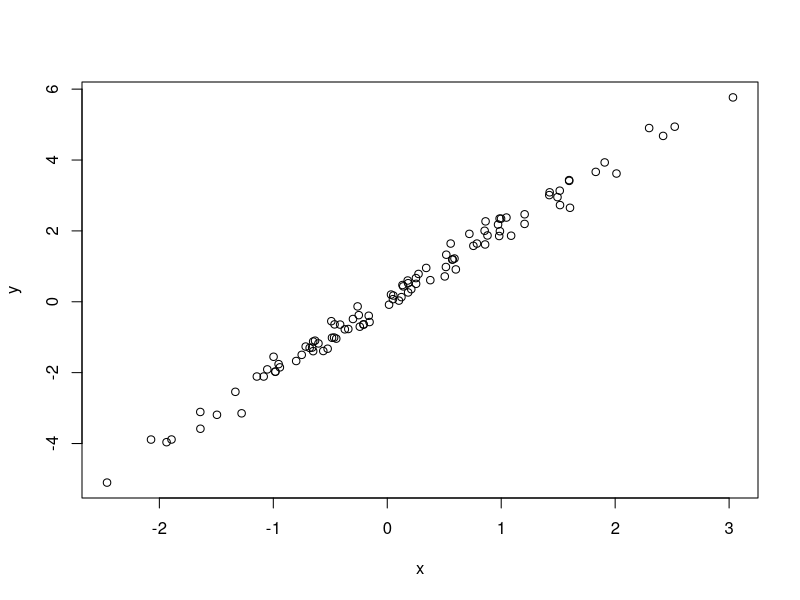

Here is the R script that generated this plot:
# Simulate and plot data
# Jeff Oliver
# jcoliver@arizona.edu
# 2021-03-23

# Simulate predictor variable
x <- rnorm(n = 100)
# Simulate response variable with some noise
y <- 2 * x + rnorm(n = 100, sd = 0.2)

# Plot the data
plot(x = x, y = y)

# testing
# another